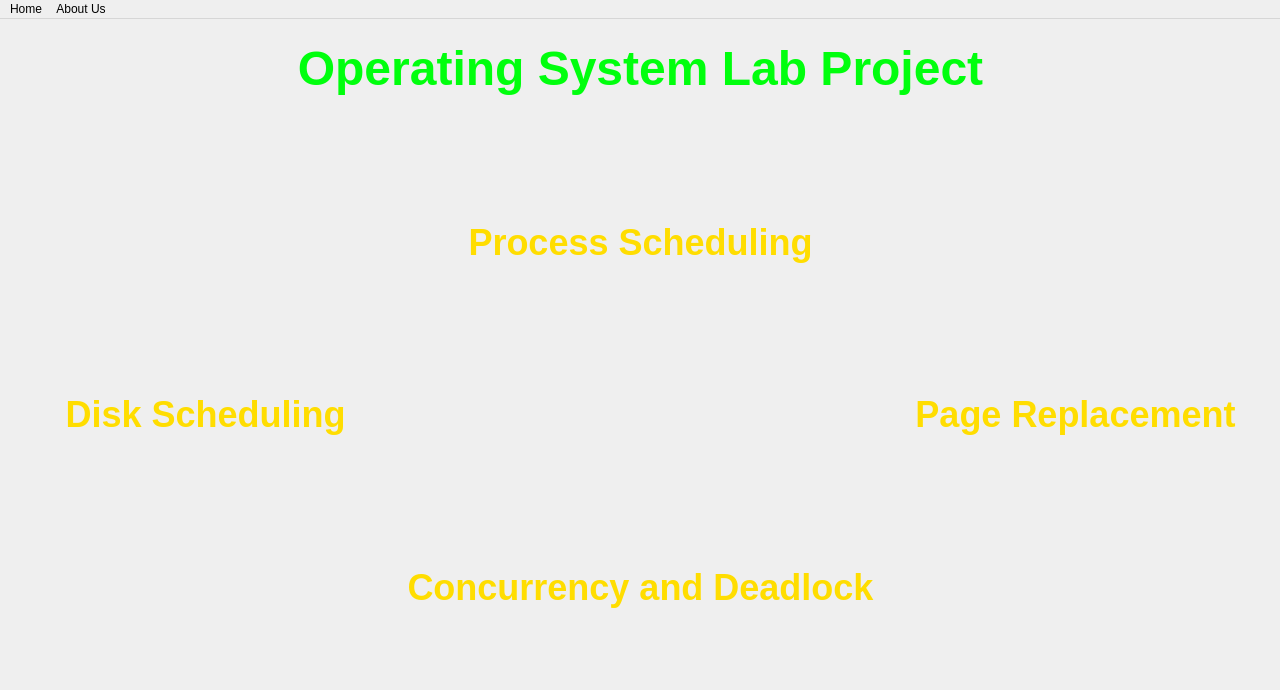
<?xml version="1.0" encoding="UTF-8"?>
<ui version="4.0">
 <class>MainWindow</class>
 <widget class="QMainWindow" name="MainWindow">
  <property name="geometry">
   <rect>
    <x>0</x>
    <y>0</y>
    <width>1280</width>
    <height>690</height>
   </rect>
  </property>
  <property name="sizePolicy">
   <sizepolicy hsizetype="Preferred" vsizetype="Fixed">
    <horstretch>0</horstretch>
    <verstretch>0</verstretch>
   </sizepolicy>
  </property>
  <property name="minimumSize">
   <size>
    <width>1280</width>
    <height>690</height>
   </size>
  </property>
  <property name="maximumSize">
   <size>
    <width>1280</width>
    <height>690</height>
   </size>
  </property>
  <property name="windowTitle">
   <string>OS Virtual Lab</string>
  </property>
  <property name="autoFillBackground">
   <bool>false</bool>
  </property>
  <property name="styleSheet">
   <string notr="true">QWidget #gridWidget{
	
	background-image: url(D:/Programs/Big Projects/OS Projects/Final/Images/img_body.jpg);
}

QLabel {
	color: #00ff0d;
    background-image: url(D:/Programs/Big Projects/OS Projects/Final/Images/img_head.jpg);
}
QPushButton {
	color: #ffdd00;
	background-color: transparent;
	border-radius: 50px;
	padding: 10px;
	font-size: 36px;
}

QPushButton::hover {
	background-color: rgba(88, 195, 224, 0.5);
}

</string>
  </property>
  <widget class="QWidget" name="centralwidget">
   <property name="styleSheet">
    <string notr="true"/>
   </property>
   <widget class="QLabel" name="heading">
    <property name="geometry">
     <rect>
      <x>0</x>
      <y>0</y>
      <width>1281</width>
      <height>100</height>
     </rect>
    </property>
    <property name="font">
     <font>
      <pointsize>36</pointsize>
      <weight>75</weight>
      <bold>true</bold>
     </font>
    </property>
    <property name="styleSheet">
     <string notr="true"/>
    </property>
    <property name="text">
     <string>Operating System Lab Project</string>
    </property>
    <property name="textFormat">
     <enum>Qt::RichText</enum>
    </property>
    <property name="alignment">
     <set>Qt::AlignCenter</set>
    </property>
   </widget>
   <widget class="QWidget" name="gridWidget" native="true">
    <property name="geometry">
     <rect>
      <x>0</x>
      <y>100</y>
      <width>1281</width>
      <height>591</height>
     </rect>
    </property>
    <property name="styleSheet">
     <string notr="true"/>
    </property>
    <layout class="QGridLayout" name="gridLayout">
     <property name="leftMargin">
      <number>20</number>
     </property>
     <property name="topMargin">
      <number>40</number>
     </property>
     <property name="rightMargin">
      <number>20</number>
     </property>
     <property name="bottomMargin">
      <number>40</number>
     </property>
     <item row="0" column="1">
      <widget class="QPushButton" name="btn_process">
       <property name="sizePolicy">
        <sizepolicy hsizetype="Minimum" vsizetype="MinimumExpanding">
         <horstretch>0</horstretch>
         <verstretch>0</verstretch>
        </sizepolicy>
       </property>
       <property name="font">
        <font>
         <pointsize>-1</pointsize>
         <weight>75</weight>
         <bold>true</bold>
        </font>
       </property>
       <property name="cursor">
        <cursorShape>PointingHandCursor</cursorShape>
       </property>
       <property name="whatsThis">
        <string/>
       </property>
       <property name="autoFillBackground">
        <bool>false</bool>
       </property>
       <property name="styleSheet">
        <string notr="true"/>
       </property>
       <property name="text">
        <string>Process Scheduling</string>
       </property>
       <property name="flat">
        <bool>true</bool>
       </property>
      </widget>
     </item>
     <item row="1" column="0">
      <widget class="QPushButton" name="btn_disk">
       <property name="sizePolicy">
        <sizepolicy hsizetype="Minimum" vsizetype="MinimumExpanding">
         <horstretch>0</horstretch>
         <verstretch>0</verstretch>
        </sizepolicy>
       </property>
       <property name="font">
        <font>
         <pointsize>-1</pointsize>
         <weight>75</weight>
         <bold>true</bold>
        </font>
       </property>
       <property name="cursor">
        <cursorShape>PointingHandCursor</cursorShape>
       </property>
       <property name="styleSheet">
        <string notr="true"/>
       </property>
       <property name="text">
        <string>Disk Scheduling</string>
       </property>
      </widget>
     </item>
     <item row="1" column="2">
      <widget class="QPushButton" name="btn_page">
       <property name="sizePolicy">
        <sizepolicy hsizetype="Minimum" vsizetype="MinimumExpanding">
         <horstretch>0</horstretch>
         <verstretch>0</verstretch>
        </sizepolicy>
       </property>
       <property name="font">
        <font>
         <pointsize>-1</pointsize>
         <weight>75</weight>
         <bold>true</bold>
        </font>
       </property>
       <property name="cursor">
        <cursorShape>PointingHandCursor</cursorShape>
       </property>
       <property name="autoFillBackground">
        <bool>false</bool>
       </property>
       <property name="styleSheet">
        <string notr="true"/>
       </property>
       <property name="text">
        <string>Page Replacement</string>
       </property>
      </widget>
     </item>
     <item row="2" column="1">
      <widget class="QPushButton" name="btn_concurrency">
       <property name="sizePolicy">
        <sizepolicy hsizetype="Minimum" vsizetype="MinimumExpanding">
         <horstretch>0</horstretch>
         <verstretch>0</verstretch>
        </sizepolicy>
       </property>
       <property name="font">
        <font>
         <pointsize>-1</pointsize>
         <weight>75</weight>
         <bold>true</bold>
        </font>
       </property>
       <property name="cursor">
        <cursorShape>PointingHandCursor</cursorShape>
       </property>
       <property name="styleSheet">
        <string notr="true"/>
       </property>
       <property name="text">
        <string>Concurrency and Deadlock</string>
       </property>
      </widget>
     </item>
    </layout>
   </widget>
  </widget>
  <widget class="QMenuBar" name="menuBar">
   <property name="geometry">
    <rect>
     <x>0</x>
     <y>0</y>
     <width>1280</width>
     <height>23</height>
    </rect>
   </property>
   <widget class="QMenu" name="menuHome">
    <property name="title">
     <string>Home</string>
    </property>
    <addaction name="action_process"/>
    <addaction name="action_disk"/>
    <addaction name="action_page"/>
    <addaction name="action_concurrency"/>
   </widget>
   <widget class="QMenu" name="menuAbout">
    <property name="title">
     <string>About Us</string>
    </property>
    <addaction name="action_member"/>
   </widget>
   <addaction name="menuHome"/>
   <addaction name="menuAbout"/>
  </widget>
  <action name="action_process">
   <property name="text">
    <string>Process Scheduling</string>
   </property>
  </action>
  <action name="action_disk">
   <property name="text">
    <string>Disk Scheduling</string>
   </property>
  </action>
  <action name="action_page">
   <property name="text">
    <string>Page Replacement</string>
   </property>
  </action>
  <action name="action_concurrency">
   <property name="text">
    <string>Concurrency and Deadlock</string>
   </property>
  </action>
  <action name="actionProcess_Scheduling_2">
   <property name="text">
    <string>Process Scheduling</string>
   </property>
  </action>
  <action name="actionDisk_Scheduling_2">
   <property name="text">
    <string>Disk Scheduling</string>
   </property>
  </action>
  <action name="actionPage_Replacement_2">
   <property name="text">
    <string>Page Replacement</string>
   </property>
  </action>
  <action name="actionConcurrency_and_Deadlock_2">
   <property name="text">
    <string>Concurrency and Deadlock</string>
   </property>
  </action>
  <action name="actionProject">
   <property name="text">
    <string>Project</string>
   </property>
  </action>
  <action name="action_member">
   <property name="text">
    <string>Members</string>
   </property>
  </action>
 </widget>
 <resources/>
 <connections/>
</ui>
